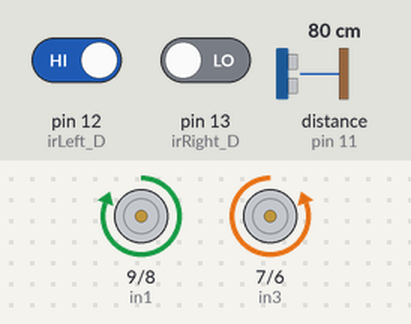
A sketch run on a simulated Arduino Uno, built with avr-gcc and run on an emulated ATmega328P. On the bench: motor-driver pin pairs drawn as motors (green arrow = first pin HIGH = forward, orange = second pin HIGH = backward, longer = more drive, scaled by the enable pin). Wiring (inferred from the names in the program): ultrasonic range finder: trigger pin 4; echo pin 11. The inputs (shaded band) are chosen by the test bench; at power-on: distance to the obstacle (sensor on pin 11) 80 cm, pin 12 (irLeft_D) HIGH, pin 13 (irRight_D) LOW. The echo pulse lasts 58.3 µs per cm.

Above: at 1.2 s.
1.3 s: distance to the obstacle (sensor on pin 11) set to 18 cm
2.8 s: distance to the obstacle (sensor on pin 11) set to 14 cm
At 3.5 s:
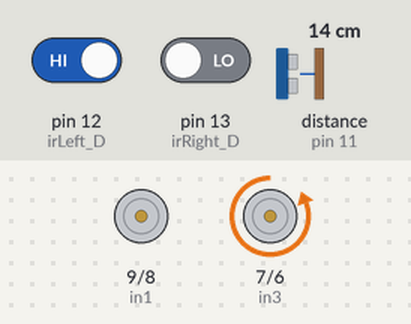
4.3 s: distance to the obstacle (sensor on pin 11) set to 35 cm
At 5.1 s:
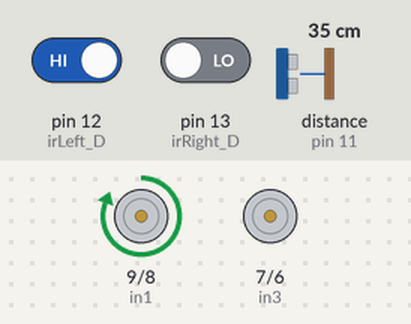
7.3 s: distance to the obstacle (sensor on pin 11) set to 2 cm
At 8.1 s:
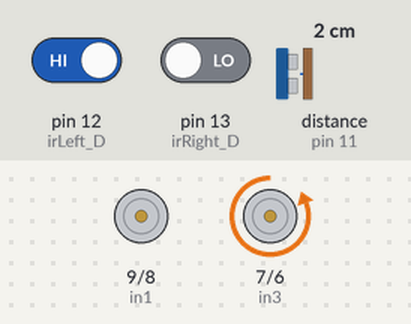
10.3 s: distance to the obstacle (sensor on pin 11) set to 60 cm
At 12.1 s:
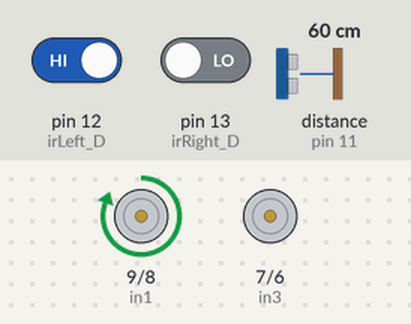
Timing chart, 0 to 13.3 s (numbered marks = the images above; inputs shaded):
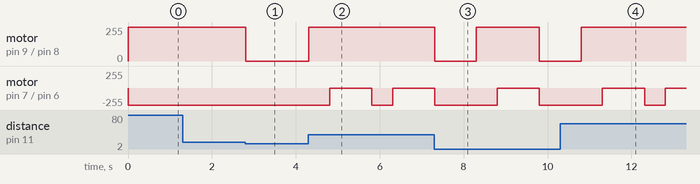

The sketch:

NanoNomad.ino
```cpp
#include <Wire.h>

//motor pins
int enA = 10;//engineA (right)
int in1 = 9;
int in2 = 8;//these two are for A

const int turning_radius = 10;

int in3 = 7;//input is to control direction
int in4 = 6;//these are for B
int enB = 5;//engineB (left)

//const, determine default direction
const bool defaultLeft = true;
//const, fixed values for speed
const int fastSpeed = 75;
const int defaultSpeed = 1;

//for ultrasonic sensor
int trigPin = 4;
int echoPin = 11;
double duration = 0;
int distance = 0;

//IR sensors
//only digital is used bc we LOVE high contrast. analog is dogshit and useless
const int irLeft_A = A0; // analog input
const int irLeft_D = 12; // digital input

const int irRight_A = A0; // analog input
const int irRight_D = 13; // digital input

//set the tick rate, might be
const int tickRate = 5;

//Debugging variables
String turningStatus = "No status yet";

//
void setup() {
  //ir sensor
  pinMode (irLeft_A, INPUT);
  pinMode (irLeft_D, INPUT);
  //ultrasonic
  pinMode (trigPin, OUTPUT);
  pinMode (echoPin, INPUT);
  // Set up other pins
  pinMode(enA, OUTPUT);
  pinMode(in1, OUTPUT);
  pinMode(in2, OUTPUT);
  pinMode(in3, OUTPUT);
  pinMode(in4, OUTPUT);
  pinMode(enB, OUTPUT);

//sets speed of motors, does not turn them ON 0-255
  digitalWrite(enA, defaultSpeed);
  digitalWrite(enB, defaultSpeed);

  Serial.begin(9600);
}

void turnDefaultDirection(bool turnLeft) {
  if (turnLeft) {
    left();
  } else {
    right();
  }
}

void avoidWall()
{
  while (true)
    {
      turnDefaultDirection(defaultLeft);
      int distance = getDistance(trigPin, echoPin);
      if (distance > turning_radius + turning_radius/2)
        break;
    }
}

void getAroundObject(){
  bool objectAvoided = false;
  while (true)
  {
    //avoid the object until you cant see
    avoidWall();
    //go forward a bit
    forward();
    delay(500);
    //turn opposite direction and check for obstacle
    turnDefaultDirection(!(defaultLeft));
    delay(1000);//need to change this number to get a 90 degree turn
    //if object still in view, go back
    if (getDistance(trigPin,echoPin) < turning_radius+turning_radius/2)
    {
      avoidWall();
    }
    else//don't see object, go forward and exit loop as if nothing happened
    {
      //make a full 90 degree right turn tho
      break;
    }
  }
}

//RUN THIS FUNCTION FOR THE OBJECT TRAVERSAL LOGIC IDK
void objectTraversalLoop()
{
  //read sensor data
  int distance = getDistance(trigPin, echoPin);
  int lineDetectionState = getLineState();

  //make a decision based on what's ahead
  if (lineDetectionState != 0)
  {
    //execute line following correction code
    if(lineDetectionState == 1){
      left();
      turningStatus = "left";
      }
    if(lineDetectionState == 2){
      right();
      turningStatus = "right";
      }
  }

  //if too close
  if (distance < turning_radius) {
    //execute code to go backward a little until it isnt
    backward();
  }
  //if kind of close, should be aware, should turn
  else if (distance < turning_radius + turning_radius/2) {
    //stop, specific code for this might not be necessary
    getAroundObject();
  }
  //very far, just go forward until it gets close
  else {
    forward();
  }
}

//ultrasonic sensor to determine distance
int getDistance(int trigPin, int echoPin) {
  digitalWrite(trigPin, LOW);
  delayMicroseconds (2);
  digitalWrite (trigPin, HIGH);
  delayMicroseconds (10);
  digitalWrite(trigPin, LOW);
  duration = pulseIn(echoPin, HIGH);
  return duration*0.034/2;
}

int getLineState(){
  //hold the values of whether or not the IR sensors are triggered
  bool valueIrLeft_D;
  bool valueIrRight_D;
  // Step 1: Get the state of the sensor at the beginning of the loop
  valueIrLeft_D = digitalRead(irLeft_D);// reads the digital input from the IR distance sensor
  valueIrRight_D = digitalRead(irRight_D);// reads the digital input from the IR distance sensor
  //1 = no line
  //0 = line detected
  if((valueIrLeft_D == 0)&&(valueIrRight_D == 0)){
    return 0;
    }   //if Right Sensor and Left Sensor are at White color then it will call forword function
  if((valueIrLeft_D == 1)&&(valueIrRight_D == 0)){
    return 1;
    }
  if((valueIrLeft_D == 0)&&(valueIrRight_D == 1)){
    return 2;
    }
  if((valueIrLeft_D == 1)&&(valueIrRight_D == 1)){//this one wont be used probably
    return 3;
    }
}

void mazeLoop() {  //hug right wall algorithm
  //check if something is in front, otherwise get close to the rightmost wall
  while (true) {
    //read sensor data
    int distance = getDistance(trigPin, echoPin);
    if (distance < turning_radius) {
      //execute code to go backward a little until it isnt
      backward();
    }
    //if kind of close, should be aware, should turn
    else if (distance < turning_radius + turning_radius / 2) {
      //at good distance, turn away from it properly
      avoidWall();
      break;
    }
    //very far, just go forward until it gets close
    else {
      forward();
    }
  }
  //then run the hug right algorithm
  while (true)  //we going to run this permanently now
  {
    //avoid the object until you cant see

    //go forward a bit
    forward();
    delay(500);
    //turn opposite direction and check for obstacle
    turnDefaultDirection(!(defaultLeft));
    delay(1000);  //need to change this number to get a 90 degree turn
    //if object/wall still in view, go back
    if (getDistance(trigPin, echoPin) < turning_radius + turning_radius / 2) {
      //turn back
      turnDefaultDirection(defaultLeft);
      delay(1000);
    }
    //if nothing happens then just go forward
  }
}


//drive
void forward() {//go FORWARD
 digitalWrite(enA, defaultSpeed);
 digitalWrite(enB, defaultSpeed);

  //forward for left
  digitalWrite(in1, HIGH);
  digitalWrite(in2, LOW);
  //because motor is rotated so then we reverse for the right motor
  digitalWrite(in3, LOW);
  digitalWrite(in4, HIGH);

}

//reversed the motor movements for forward
void backward() {
  digitalWrite(in1, LOW);
  digitalWrite(in2, HIGH);
  digitalWrite(in3, HIGH);
  digitalWrite(in4, LOW);
}

void left() {
 digitalWrite(enA, 0);
 digitalWrite(enB, defaultSpeed);

 digitalWrite(in1, LOW);
 digitalWrite(in2, HIGH);
 digitalWrite(in3, LOW);
 digitalWrite(in4, HIGH);
}

void right() {
 digitalWrite(enA, defaultSpeed);
 digitalWrite(enB, 0);

 digitalWrite(in1, HIGH);
 digitalWrite(in2, LOW);
 digitalWrite(in3, HIGH);
 digitalWrite(in4, LOW);
}

void stopMotors() { //will not be used because the rover will be perfect
 analogWrite(enA, 0);
 analogWrite(enB, 0);
}

//debugging
void printLineStatus(bool leftSensor, bool rightSensor, String turnStatus) {
  Serial.println("Left Sensor: " + String(leftSensor));
  Serial.println("Right Sensor: " + String(rightSensor));
  Serial.println("Turning Status: "+ turnStatus);
}


void loop() {

  //0 = no lines detected
  //1 = line detected from right side
  //2 = line detected from left side
  //3 = line detected from both sides
  //this variable uses the sensors to determine a state
  int lineDetectionState = getLineState();


  mazeLoop();

  //check what it sees
  //1 = i see no line (one green light). 0 = i see line (second green light triggers)!!!
  if(lineDetectionState == 0){
    forward();
    turningStatus = "forward";
    }
  if(lineDetectionState == 1){
    left();
    turningStatus = "left";
    }
  if(lineDetectionState == 2){
    right();
    turningStatus = "right";
    }
  /* if(lineDetectionState == 3){//this one wont be used probably
    stopMotors();
    turningStatus = "stopped D:";
    } */
  //printLineStatus(valueIrLeft_D, valueIrRight_D, turningStatus);


  //set the rate of pausing
  delay(tickRate);

  digitalWrite(enA, 0);
  digitalWrite(enB, 0);

  delay(10);

  digitalWrite(enA, defaultSpeed);
  digitalWrite(enB, defaultSpeed);

}
```

Measured:
- the behaviour switches between 16 and 15 cm on distance to the obstacle (sensor on pin 11) (found by bisection; images 0 and 1)
- after the input at 1.3 s, every drawn part: stays the same
- after the input at 2.8 s, motor on pin 9 (in1) / pin 8 (in2): forward 255/255 → stopped at once
- after the input at 4.3 s, motor on pin 9 (in1) / pin 8 (in2): stopped → forward 255/255 at once; motor on pin 7 (in3) / pin 6 (in4): backward 255/255 → stopped after 0.50 s, → backward 255/255 1.0 s later, → stopped 0.50 s later
- after the input at 7.3 s, motor on pin 9 (in1) / pin 8 (in2): forward 255/255 → stopped at once, → forward 255/255 1.0 s later, → stopped 1.5 s later
- after the input at 10.3 s, motor on pin 9 (in1) / pin 8 (in2): goes on until 10.8 s, then stays forward 255/255
